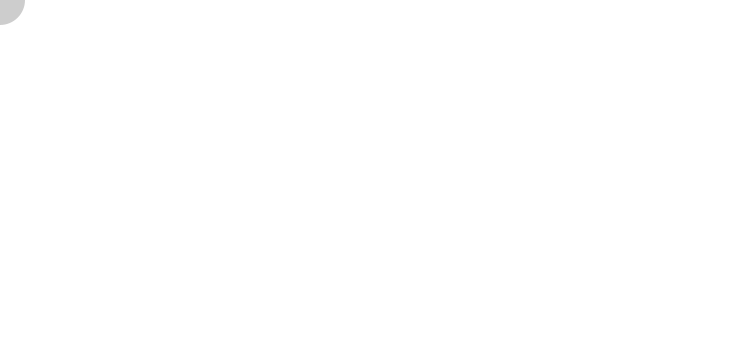
Frame 1 (no input)
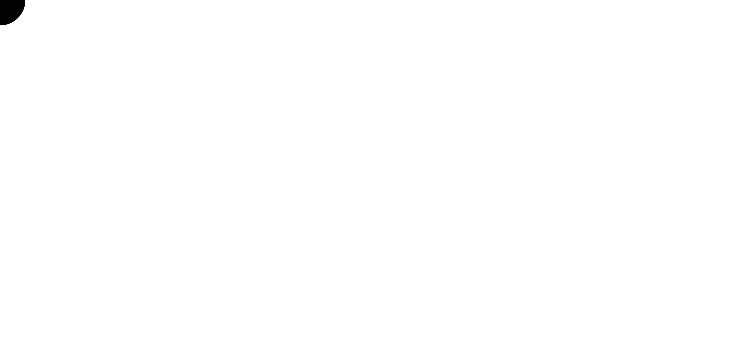
Frame 60 (the mouse pressed at the canvas centre just before this capture)
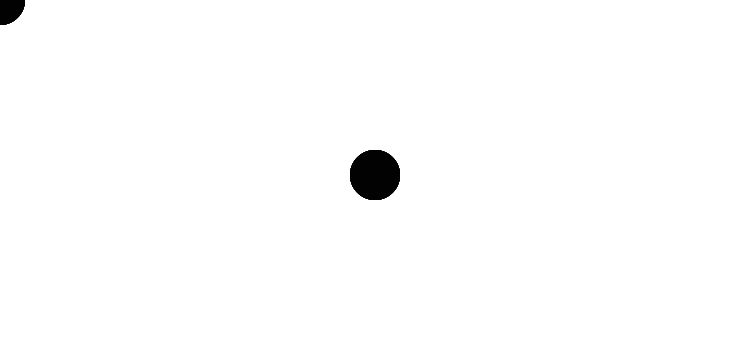
Frame 120 (the mouse held since frame 60 and released just before this capture)

The Processing sketch that drew these frames (run headless with seeded random() and noise(); from frame 60 on, the mouse is pressed at the canvas centre):

// Processing sketch: sketch01
// ── sketch01.pde
// 初期設定
void setup() {
  size(750, 350);
  background(255);
  noStroke();
  fill(0, 50);
}

// setup()実行後に繰り返し実行される処理
void draw() {
  // マウスの位置に円を描画
  ellipse(mouseX, mouseY, 50, 50);
}
